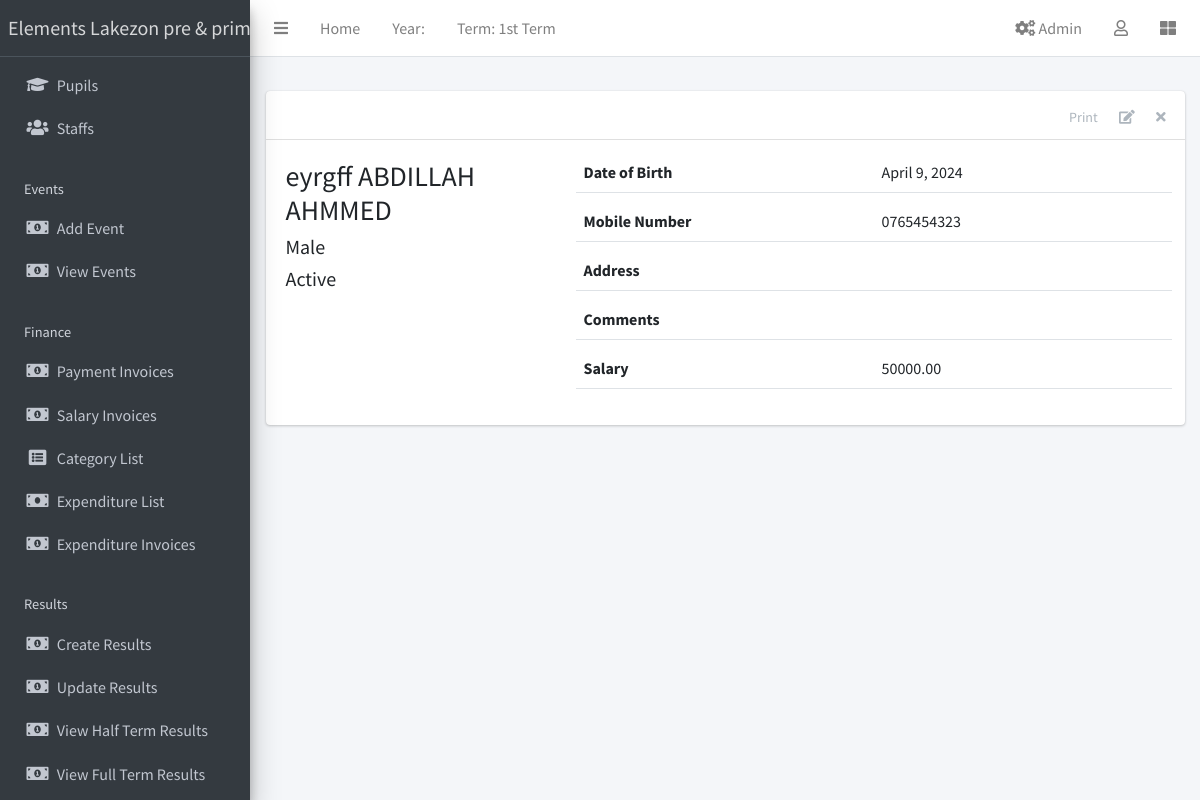
/staff/3/ (signed in), run on the app's committed database.
### apps/corecode/models.py (models this page shows, shortened)
class AcademicTerm(models.Model):
    name = models.CharField(max_length=20, unique=True)
    current = models.BooleanField(default=True)
    class Meta:
        ordering = ["name"]

### apps/staffs/models.py (models this page shows, shortened)
class Staff(models.Model):
    STATUS = [("active", "Active"), ("inactive", "Inactive")]
    GENDER = [("male", "Male"), ("female", "Female")]
    OCCUPATION_CHOICES = [("teacher", "Teacher"), ("administrator", "Administrator"), ("support_staff", "Support Staff")]
    current_status = models.CharField(max_length=10, choices=STATUS, default="active")
    firstname = models.CharField(max_length=200)
    other_name = models.CharField(max_length=200, blank=True)
    surname = models.CharField(max_length=200)
    gender = models.CharField(max_length=10, choices=GENDER, default="male")
    date_of_birth = models.DateField(default=timezone.now)
    date_of_admission = models.DateField(default=timezone.now)
    salary = models.DecimalField(max_digits=10, decimal_places=2, default=0)
    mobile_num_regex = RegexValidator(
        regex="^[0-9]{10,15}$", message="Entered mobile number isn't in a right format!"
    )
    mobile_number = models.CharField(
        validators=[mobile_num_regex], max_length=13, blank=True
    )
    occupation = models.CharField(max_length=50, blank=True, null=True)
    address = models.TextField(blank=True)
    others = models.TextField(blank=True)
    def __str__(self):
        return f"{self.firstname} {self.other_name} {self.surname} "

### apps/staffs/views.py (the view)
# urls.py: path("<int:pk>/", StaffDetailView.as_view(), name="staff-detail"),
class StaffDetailView(LoginRequiredMixin, PermissionRequiredMixin, DetailView):
    model = Staff
    template_name = 'staffs/staff_detail.html'
    permission_required = 'staffs.view_staff'  # Permission to view staff details
    permission_denied_message = "Access Denied"

### apps/corecode/context_processors.py (called while the page is built)
def site_defaults(request):
    current_session = AcademicSession.objects.get(current=True)
    current_term = AcademicTerm.objects.get(current=True)
    current_exam = ExamType.objects.get(current=True)
    vals = SiteConfig.objects.all()
    contexts = {
        "current_session": current_session.name,
        "current_term": current_term.name,
        "current_exam": current_exam.name,
    }
    for val in vals:
        contexts[val.key] = val.value
    return contexts

### apps/staffs/templates/staffs/staff_detail.html (shortened to what this page needs)
{% extends 'base.html' %}
{% block content-header %}
<div class="card-header">
  <div class="card-tools">
    <a href="#" class="btn btn-tool">Print</a>
    <a href="{% url 'staff-update' object.id %}" class="btn btn-tool">
      <i class="fas fa-edit"></i>
    </a>
    <a href="{% url 'staff-delete' object.id %}" class="btn btn-tool">
      <i class="fas fa-times"></i>
    </a>
  </div>
</div>
{% endblock content-header %}
{% block content %}
    <div class="row">
      <div class="col-sm-4">
        <div>
          <h3>{{ object }} </h3>
          <h5>{{ object.get_gender_display }} </h5>
          <h5>{{ object.get_current_status_display }} </h5>
        </div>
      </div>
      <div class="col-sm-8">
        <div>
          <div class="form-group border-bottom row">
            <label class="col">
              Date of Birth
            </label>
            <div class="col">
              {{ object.date_of_birth }}
            </div>
          </div>
          <div class="form-group border-bottom row">
            <label class="col">
               Mobile Number
            </label>
            <div class="col">
              {{ object.mobile_number}}
            </div>
          </div>
          <div class="form-group border-bottom row">
            <label class="col">
              Address
            </label>
            <div class="col">
            </div>
          </div>
          <div class="form-group border-bottom row">
            <label class="col">
              Comments
            </label>
            <div class="col">
            </div>
          </div>
          <div class="form-group border-bottom row">
            <label class="col">
              Salary
            </label>
            <div class="col">
              {{ object.salary }}
            </div>
          </div>
        </div>
      </div>
    </div>
{% endblock content %}

### templates/base.html (shortened to what this page needs)
{% load static %}
<!DOCTYPE html>
<html lang="en">
<head>
  <link rel="stylesheet" href="{% static 'css/bootstrap.min.css' %}">
  <link href="https://stackpath.bootstrapcdn.com/bootstrap/5.1.3/css/bootstrap.min.css" rel="stylesheet">
  <link rel="stylesheet" href="{% static 'plugins/fontawesome-free/css/all.min.css' %}">
  <link rel="stylesheet" href="{% static 'plugins/toastr/toastr.min.css' %}">
  <link rel="stylesheet" href="{% static 'plugins/overlayScrollbars/css/OverlayScrollbars.min.css' %}">
  <link rel="stylesheet" href="{% static 'plugins/Datatables/datatables.min.css' %}" />
  <link rel="stylesheet" href="{% static 'dist/css/adminlte.min.css' %}">
</head>
<body class="hold-transition sidebar-mini layout-fixed layout-navbar-fixed layout-footer-fixed">
  <div class="wrapper">
    <nav class="main-header navbar navbar-expand navbar-white navbar-light">
      <ul class="navbar-nav">
        <li class="nav-item">
          <a class="nav-link" data-widget="pushmenu" href="#" role="button"><i class="fas fa-bars"></i></a>
        </li>
        <li class="nav-item d-none d-sm-inline-block">
          <a href="{% url 'home' %}" class="nav-link">Home</a>
        </li>
        <li class="nav-item d-none d-sm-inline-block">
          <a class="nav-link">Year: {{ current_year}}</a>
        </li>
        <li class="nav-item d-none d-sm-inline-block">
          <a class="nav-link">Term: {{ current_term }}</a>
        </li>
      </ul>
      <ul class="navbar-nav ml-auto">
  <li class="nav-item">
    <a class="nav-link" href="{% url 'goto-admin' %}">
      <i class="fas fa-cogs"></i> Admin
    </a>
  </li>
        <li class="nav-item dropdown">
          <a class="nav-link" data-toggle="dropdown" href="#">
            <i class="far fa-user"></i>
          </a>
        </li>
        <li class="nav-item">
          <a class="nav-link" data-widget="control-sidebar" data-slide="true" href="#" role="button"><i class="fas fa-th-large"></i></a>
        </li>
      </ul>
    </nav>
    <aside class="main-sidebar sidebar-dark-primary elevation-4">
      <a href="{% url 'home' %}" class="brand-link">{{"Elements Lakezon pre & primary school" }}</a>
      <div class="sidebar">
        <nav class="mt-2">
          <ul class="nav nav-pills nav-sidebar flex-column" data-widget="treeview" role="menu" data-accordion="false">
            <li class="nav-item">
               <a href="{% url 'student-list' %}" class="nav-link">
                <i class="nav-icon fas fa-graduation-cap"></i>
                <p>Pupils</p>
              </a>
            </li>
            <li class="nav-item">
              <a href="{% url 'staff-list' %}" class="nav-link">
                <i class="nav-icon fas fa-users"></i>
                <p>
                  Staffs
                </p>
              </a>
            </li>
            <li class="nav-header">Events</li>
            <li class="nav-item">
               <a href="{% url 'event_create' %}" class="nav-link">
                <i class="nav-icon fas fa-money-bill-alt"></i>
                <p>Add Event</p>
              </a>
            </li>
            <li class="nav-item">
                <a href="{% url 'event_list' %}" class="nav-link">
                <i class="nav-icon fas fa-money-bill-alt"></i>
                <p>View Events</p>
              </a>
            </li>
            <li class="nav-header">Finance</li>
            <li class="nav-item">
               <a href="{% url 'invoice-list' %}" class="nav-link">
                <i class="nav-icon fas fa-money-bill-alt"></i>
                <p>Payment Invoices</p>
              </a>
            </li>
            <li class="nav-item">
                <a href="{% url 'salary-invoice-list' %}" class="nav-link">
                <i class="nav-icon fas fa-money-bill-alt"></i>
                <p>Salary Invoices</p>
              </a>
            </li>
            <li class="nav-item">
               <a href="{% url 'category_list' %}" class="nav-link">
                <i class="nav-icon fas fa-list-alt"></i>
                <p>Category List</p>
              </a>
            </li>
            <li class="nav-item">
              <a href="{% url 'expenditure_list' %}" class="nav-link">
                <i class="nav-icon fas fa-money-bill"></i>
                <p>Expenditure List</p>
              </a>
            </li>
            <li class="nav-item">
            <a href="{% url 'expenditure-invoice-list' %}" class="nav-link">
                <i class="nav-icon fas fa-money-bill-alt"></i>
                <p>Expenditure Invoices</p>
              </a>
            </li>
            <li class="nav-header">Results</li>
            <li class="nav-item">
              <a href="{% url 'create-result' %}" class="nav-link">
                <i class="nav-icon fas fa-money-bill-alt"></i>
                <p>
                  Create Results
                </p>
              </a>
            </li>
            <li class="nav-item">
              <a href="{% url 'edit-results' %}" class="nav-link">
                <i class="nav-icon fas fa-money-bill-alt"></i>
                <p>
                  Update Results
                </p>
              </a>
            </li>
            <li class="nav-item">
              <a href="{% url 'single-class' %}" class="nav-link">
                <i class="nav-icon fas fa-money-bill-alt"></i>
                <p>
                  View Half Term Results
                </p>
              </a>
            </li>
            <li class="nav-item">
              <a href="{% url 'class-list' %}" class="nav-link">
                  <i class="nav-icon fas fa-money-bill-alt"></i>
                  <p>
                      View Full Term Results
                  </p>
              </a>
          </li>
        </nav>
      </div>
    </aside>
    <div class="content-wrapper">
      <section class="content-header">
      </section>
      <section class="content">
        <div class="container-fluid">
          <div class="row">
            <div class="col-md-12">
              {% block fullcard %}
              <div class="card">
                {% block content-header %}{% endblock content-header %}
                <div class="card-body">
                  <div class="row">
                    <div class="col">
                      {% block content %}
                      {% endblock content %}
                    </div>
                  </div>
                </div>
              </div>
              {% endblock fullcard %}
            </div>
          </div>
        </div>
      </section>
    </div>
  </div>
</body>
</html>

### data on the page
AcademicTerm: name "1st Term"
Staff: firstname+other_name+surname "eyrgff ABDILLAH AHMMED", gender "Male", current_status "Active", date_of_birth "April 9, 2024", mobile_number "0765454323", salary "50000.00"

### other printed values
{{ "Elements Lakezon pre & primary school" }} "Elements Lakezon pre &…"
